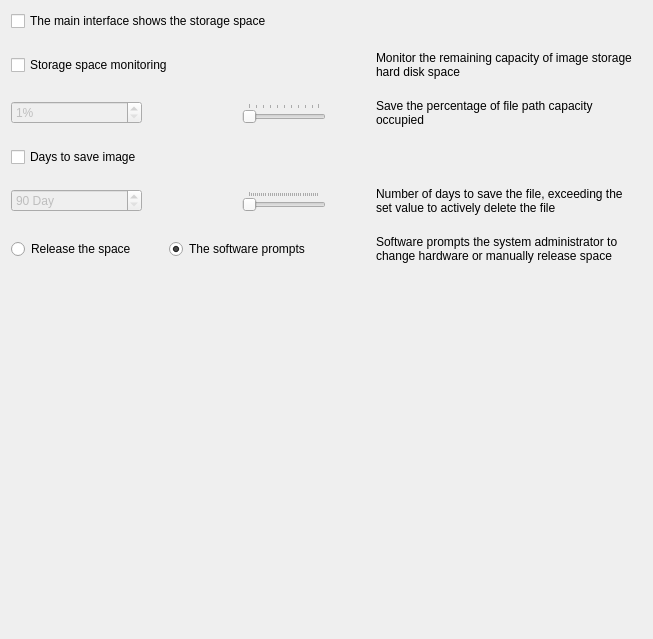
         <widget class="QWidget" name="Storage">
          <attribute name="title">
           <string>Storage</string>
          </attribute>
          <layout class="QGridLayout" name="gridLayout_10">
           <property name="horizontalSpacing">
            <number>50</number>
           </property>
           <property name="verticalSpacing">
            <number>20</number>
           </property>
           <item row="2" column="3">
            <widget class="QLabel" name="label_34">
             <property name="text">
              <string>Save the percentage of file path capacity occupied</string>
             </property>
             <property name="wordWrap">
              <bool>true</bool>
             </property>
            </widget>
           </item>
           <item row="4" column="2">
            <widget class="QSlider" name="horizontalSlider_2">
             <property name="enabled">
              <bool>false</bool>
             </property>
             <property name="minimum">
              <number>30</number>
             </property>
             <property name="maximum">
              <number>365</number>
             </property>
             <property name="orientation">
              <enum>Qt::Horizontal</enum>
             </property>
             <property name="invertedAppearance">
              <bool>false</bool>
             </property>
             <property name="invertedControls">
              <bool>false</bool>
             </property>
             <property name="tickPosition">
              <enum>QSlider::TicksAbove</enum>
             </property>
             <property name="tickInterval">
              <number>0</number>
             </property>
            </widget>
           </item>
           <item row="4" column="3">
            <widget class="QLabel" name="label_35">
             <property name="text">
              <string>Number of days to save the file, exceeding the set value to actively delete the file</string>
             </property>
             <property name="wordWrap">
              <bool>true</bool>
             </property>
            </widget>
           </item>
           <item row="6" column="3">
            <spacer name="verticalSpacer_5">
             <property name="orientation">
              <enum>Qt::Vertical</enum>
             </property>
             <property name="sizeHint" stdset="0">
              <size>
               <width>20</width>
               <height>365</height>
              </size>
             </property>
            </spacer>
           </item>
           <item row="1" column="0" colspan="3">
            <widget class="QCheckBox" name="checkBox_4">
             <property name="text">
              <string>Storage space monitoring</string>
             </property>
            </widget>
           </item>
           <item row="5" column="3">
            <widget class="QLabel" name="label_33">
             <property name="text">
              <string>Software prompts the system administrator to change hardware or manually release space</string>
             </property>
             <property name="wordWrap">
              <bool>true</bool>
             </property>
            </widget>
           </item>
           <item row="2" column="2">
            <widget class="QSlider" name="horizontalSlider">
             <property name="enabled">
              <bool>false</bool>
             </property>
             <property name="orientation">
              <enum>Qt::Horizontal</enum>
             </property>
             <property name="invertedAppearance">
              <bool>false</bool>
             </property>
             <property name="invertedControls">
              <bool>false</bool>
             </property>
             <property name="tickPosition">
              <enum>QSlider::TicksAbove</enum>
             </property>
             <property name="tickInterval">
              <number>0</number>
             </property>
            </widget>
           </item>
           <item row="5" column="0" colspan="3">
            <layout class="QHBoxLayout" name="horizontalLayout_2">
             <item>
              <widget class="QRadioButton" name="radioButton">
               <property name="text">
                <string>Release the space</string>
               </property>
              </widget>
             </item>
             <item>
              <widget class="QRadioButton" name="radioButton_2">
               <property name="text">
                <string>The software prompts</string>
               </property>
               <property name="checked">
                <bool>true</bool>
               </property>
              </widget>
             </item>
            </layout>
           </item>
           <item row="1" column="3">
            <widget class="QLabel" name="label_11">
             <property name="text">
              <string>Monitor the remaining capacity of image storage hard disk space</string>
             </property>
             <property name="wordWrap">
              <bool>true</bool>
             </property>
            </widget>
           </item>
           <item row="0" column="0" colspan="3">
            <widget class="QCheckBox" name="checkBox_3">
             <property name="text">
              <string>The main interface shows the storage space</string>
             </property>
            </widget>
           </item>
           <item row="3" column="0">
            <widget class="QCheckBox" name="checkBox_8">
             <property name="text">
              <string>Days to save image</string>
             </property>
            </widget>
           </item>
           <item row="2" column="0">
            <widget class="QSpinBox" name="spinBox">
             <property name="enabled">
              <bool>false</bool>
             </property>
             <property name="maximumSize">
              <size>
               <width>16777215</width>
               <height>16777215</height>
              </size>
             </property>
             <property name="suffix">
              <string>%</string>
             </property>
             <property name="prefix">
              <string/>
             </property>
             <property name="minimum">
              <number>1</number>
             </property>
            </widget>
           </item>
           <item row="4" column="0">
            <widget class="QSpinBox" name="spinBox_2">
             <property name="enabled">
              <bool>false</bool>
             </property>
             <property name="maximumSize">
              <size>
               <width>16777215</width>
               <height>16777215</height>
              </size>
             </property>
             <property name="suffix">
              <string> Day</string>
             </property>
             <property name="prefix">
              <string/>
             </property>
             <property name="minimum">
              <number>90</number>
             </property>
             <property name="maximum">
              <number>365</number>
             </property>
            </widget>
           </item>
          </layout>
         </widget>
